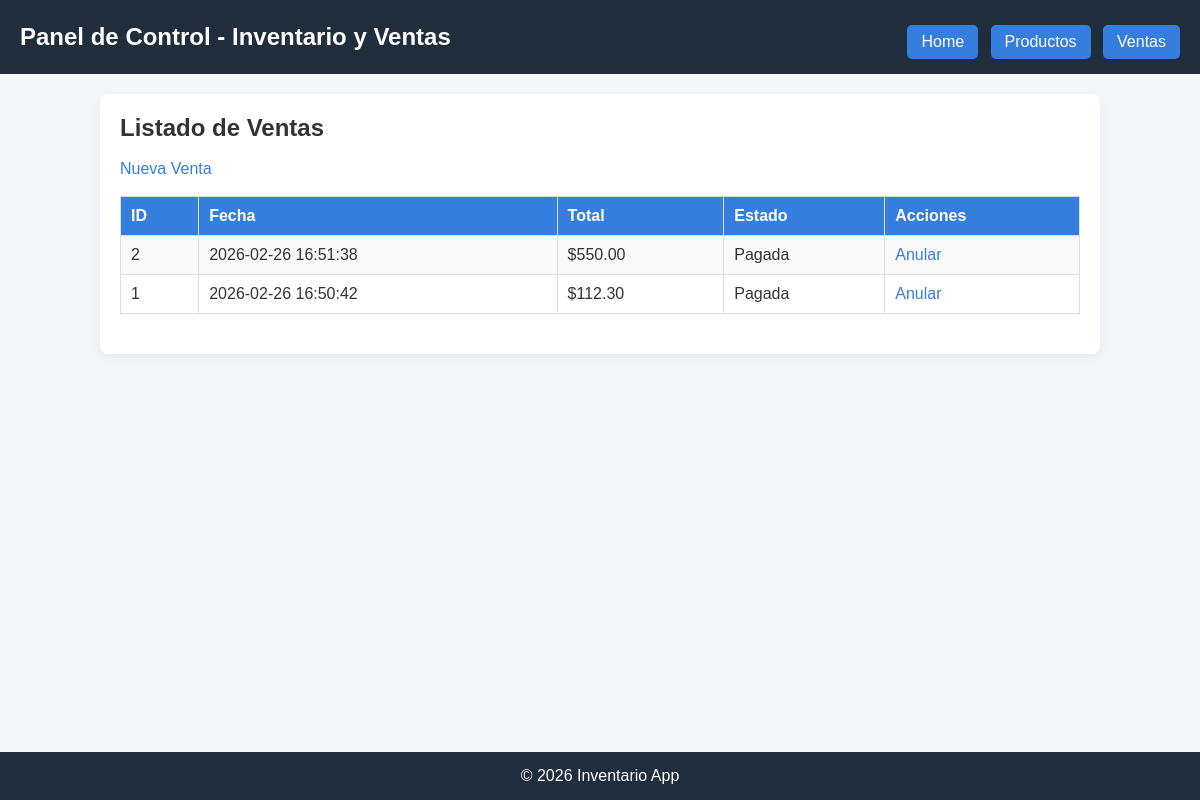
/index.php?modulo=ventas_listar, run on an earlier commit of the app's database.
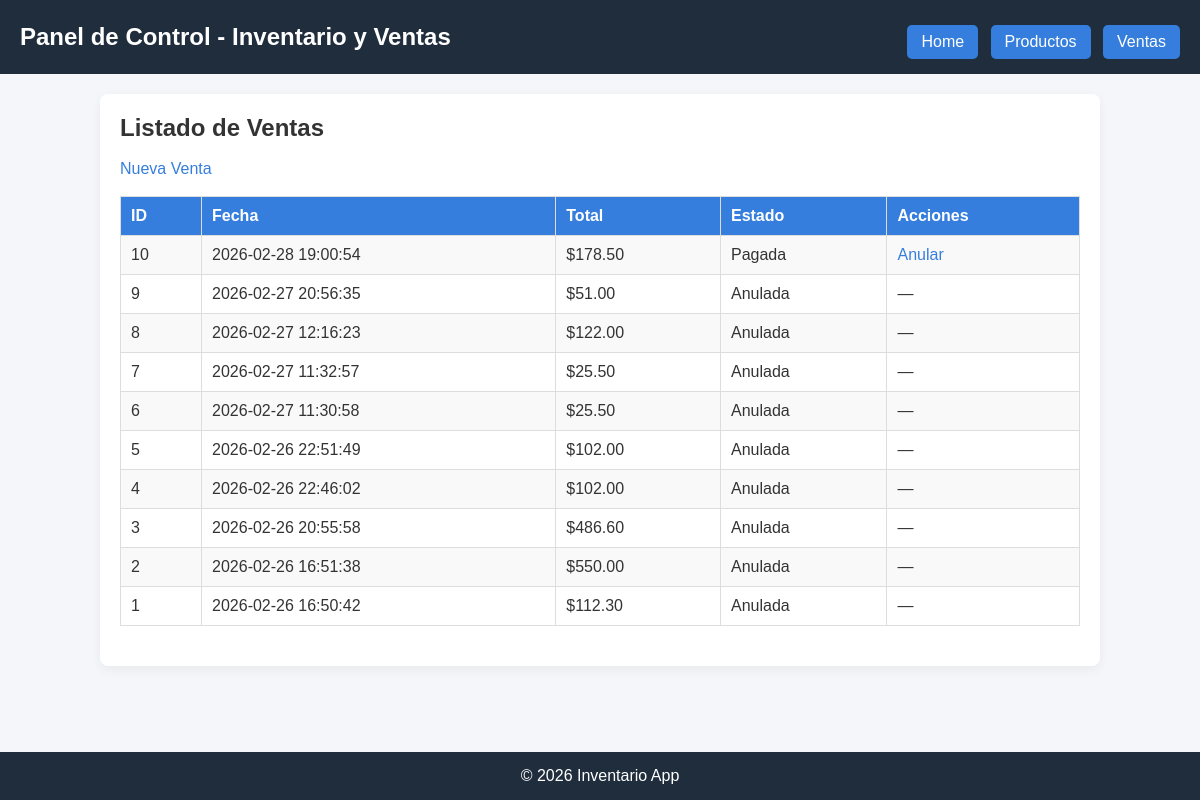
And on a later commit of the database.
### tables this page shows
CREATE TABLE `ventas` (
  `id` int NOT NULL,
  `fecha` datetime NOT NULL DEFAULT CURRENT_TIMESTAMP,
  `total` decimal(10,2) NOT NULL,
  `estado` enum('Pendiente','Pagada','Anulada') DEFAULT 'Pendiente'
);

### models/venta.php (called while the page is built, shortened)
<?php
class Venta {
    private $conn;
    public function __construct($conexion) {
        $this->conn = $conexion;
    }
    public function obtenerTodas() {
        $sql = "SELECT * FROM ventas ORDER BY id DESC";
        $stmt = $this->conn->prepare($sql);
        $stmt->execute();
        return $stmt->fetchAll(PDO::FETCH_ASSOC);
    }
}
?>

### public/ventas_listar.php (the view, shortened to what this page needs)
<?php
require_once '../models/venta.php';
$db = new Database();
$conexion = $db->conectar();
$ventaModel = new Venta($conexion);
$ventas = $ventaModel->obtenerTodas();
?>
<h2>Listado de Ventas</h2>
<br>
<a href="index.php?modulo=ventas_crear">Nueva Venta</a>
<br><br>
<table border="1">
<tr>
    <th>ID</th>
    <th>Fecha</th>
    <th>Total</th>
    <th>Estado</th>
    <th>Acciones</th>
</tr>
<?php foreach ($ventas as $v): ?>
<tr>
    <td><?= $v['id'] ?></td>
    <td><?= $v['fecha'] ?></td>
    <td>$<?= $v['total'] ?></td>
    <td><?= $v['estado'] ?></td>
    <td>
        <?php if ($v['estado'] !== 'Anulada'): ?>
            <a href="ventas_anular.php?id=<?= $v['id'] ?>"
               onclick="return confirm('¿Seguro que deseas anular esta venta?')">
               Anular
            </a>
        <?php else: ?>
            —
        <?php endif; ?>
    </td>
</tr>
<?php endforeach; ?>
</table>

### public/index.php (shortened to what this page needs)
<?php
$modulo = $_GET['modulo'] ?? 'home';
?>
<html lang="es">
<head>
    <link rel="stylesheet" href="css/style.css">
</head>
<body class="<?= $modulo === 'home' ? 'body-home' : '' ?>">
    <header>
        <h1>Panel de Control - Inventario y Ventas</h1>
        <nav>
            <a href="index.php?modulo=home" class="btn">Home</a>
            <a href="index.php?modulo=productos_listar" class="btn">Productos</a>
            <a href="index.php?modulo=ventas_listar" class="btn">Ventas</a>
        </nav>
    </header>
    <main>
        <?php
        switch ($modulo) {
            case 'ventas_listar':
                include 'ventas_listar.php';
                break;
        }
        ?>
    </main>
    <footer>
        <p>&copy; 2026 Inventario App</p>
    </footer>
</body>
</html>

### public/css/style.css (style rules this page uses)
body { font-family: 'Arial', sans-serif; margin: 0; padding: 0; background: #f2f4f7; color: #333; }
header { background: #1f2937; color: white; padding: 20px; text-align: center; }
footer { background: #1f2937; color: white; padding: 10px; text-align: center; position: fixed; width: 100%; bottom: 0; }
.btn { display: inline-block; padding: 10px 15px; margin-top: 10px; background: #3b82f6; color: white; border-radius: 5px; text-decoration: none; }
* { box-sizing: border-box; margin: 0; padding: 0; font-family: Arial, sans-serif; }
body { background-color: #f4f6f9; color: #333; }
header { background-color: #1f2d3d; color: #fff; padding: 15px 20px; display: flex; justify-content: space-between; align-items: center; }
header h1 { font-size: 1.5rem; }
nav a.btn { background-color: #357edd; color: white; text-decoration: none; padding: 8px 14px; border-radius: 5px; margin-left: 8px; transition: background 0.3s; }
main { max-width: 1000px; margin: 20px auto; background-color: #fff; padding: 20px; border-radius: 8px; box-shadow: 0 4px 12px rgba(0,0,0,0.05); }
table { width: 100%; border-collapse: collapse; margin-bottom: 20px; }
table th, table td { border: 1px solid #ddd; padding: 10px; text-align: left; }
table th { background-color: #357edd; color: white; }
table tr:nth-child(even) { background-color: #f9f9f9; }
footer { text-align: center; padding: 15px 0; background-color: #1f2d3d; color: #fff; margin-top: 30px; }
a { text-decoration: none; color: #357edd; }

What changed in the data, as far as the page shows it:
added ventas: id "10", fecha "2026-02-28 19:00:54", total "178.50", estado "Pagada"
added ventas: id "9", fecha "2026-02-27 20:56:35", total "51.00", estado "Anulada"
added ventas: id "8", fecha "2026-02-27 12:16:23", total "122.00", estado "Anulada"
added ventas: id "7", fecha "2026-02-27 11:32:57", total "25.50", estado "Anulada"
added ventas: id "6", fecha "2026-02-27 11:30:58", total "25.50", estado "Anulada"
added ventas: id "5", fecha "2026-02-26 22:51:49", total "102.00", estado "Anulada"
added ventas: id "4", fecha "2026-02-26 22:46:02", total "102.00", estado "Anulada"
added ventas: id "3", fecha "2026-02-26 20:55:58", total "486.60", estado "Anulada"
changed ventas id 2: estado "Pagada" → "Anulada"; estado "Anular" → "—"
changed ventas id 1: estado "Pagada" → "Anulada"; estado "Anular" → "—"
